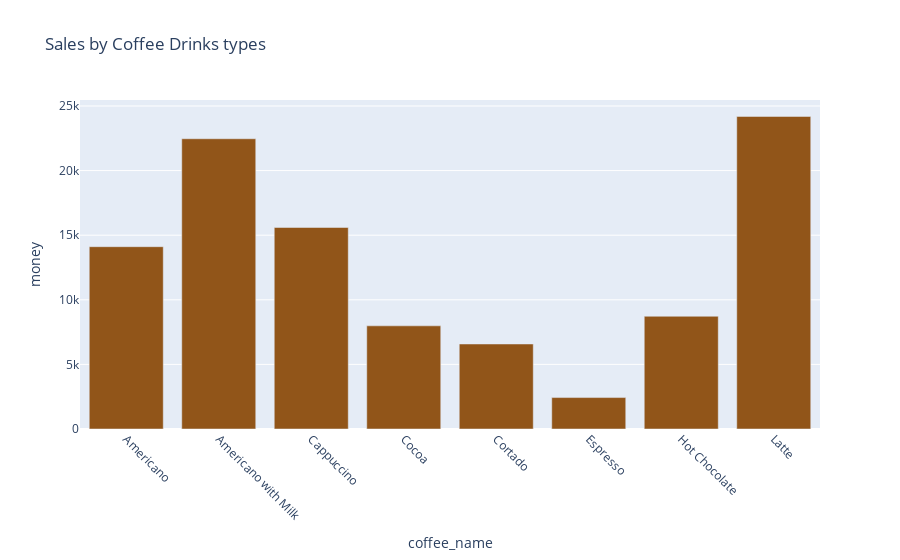

The notebook cell this image was saved under:
### Code cell
fig1 = px.bar(
    coffee_name_sales, 
    x=coffee_name_sales.index, 
    y='money', 
    title='Sales by Coffee Drinks types',
    color_discrete_sequence=['#915519'], 
    labels={'x': 'Coffee Drinks', 'y': 'Sales'}
)

fig1.update_xaxes(tickangle=45) 

fig1.show()

### Figure 1 — Plotly figure (JSON) as saved in the notebook; plotly's stock layout.template omitted (floating-point values rounded to 4 significant figures)
{"data": [{"alignmentgroup": "True", "hovertemplate": "coffee_name=%{x}<br>money=%{y}<extra></extra>", "legendgroup": "", "marker": {"color": "#915519", "pattern": {"shape": ""}}, "name": "", "offsetgroup": "", "orientation": "v", "showlegend": false, "textposition": "auto", "type": "bar", "x": ["Americano", "Americano with Milk", "Cappuccino", "Cocoa", "Cortado", "Espresso", "Hot Chocolate", "Latte"], "xaxis": "x", "y": [14110.0, 22460.0, 15600.0, 7985.0, 6579.0, 2433.0, 8724.0, 24190.0], "yaxis": "y"}], "layout": {"barmode": "relative", "legend": {"tracegroupgap": 0}, "title": {"text": "Sales by Coffee Drinks types"}, "xaxis": {"anchor": "y", "domain": [0, 1], "tickangle": 45, "title": {"text": "coffee_name"}}, "yaxis": {"anchor": "x", "domain": [0, 1], "title": {"text": "money"}}}}
